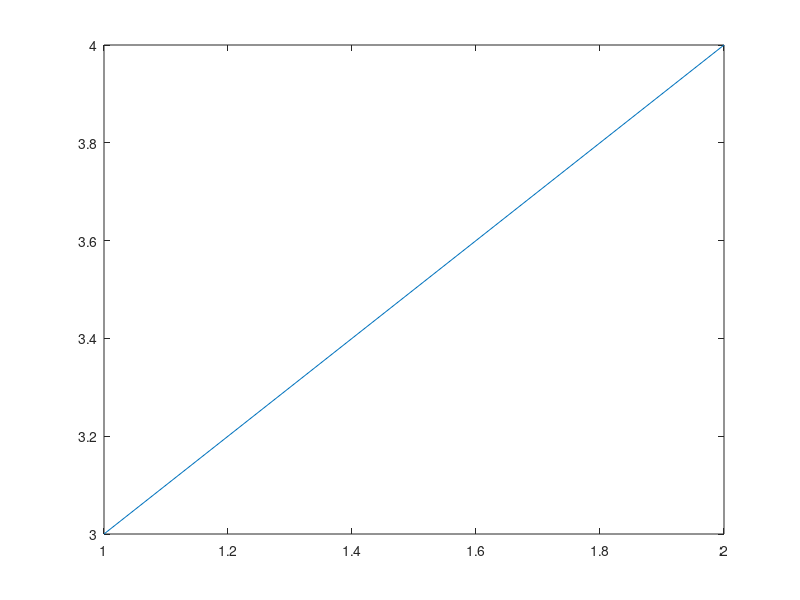

The MATLAB source for this figure: (Note: this script raises an error after producing the figure.)
% Native desktop CLI probe. No paper files written.
W='/Users/seint/Desktop/CUMCM2026B-Q3-reviewed/review/beitai/20260913-native';
fid=fopen([W '/logs/desktop_export_probe.txt'],'w');
try
 f=figure('Name','Native export probe');plot([1 2],[3 4]);fprintf(fid,'figure PASS\n');
catch err
 fprintf(fid,'figure FAIL\n'); disp(err);
end
try
 saveas(f,[W '/qa/native_probe.png']);fprintf(fid,'saveas PASS\n');
catch err
 fprintf(fid,'saveas FAIL\n');disp(err);
end
try
 print(f,[W '/qa/native_probe.pdf'],'-dpdf');fprintf(fid,'print PASS\n');
catch err
 fprintf(fid,'print FAIL\n');disp(err);
end
fclose(fid);
